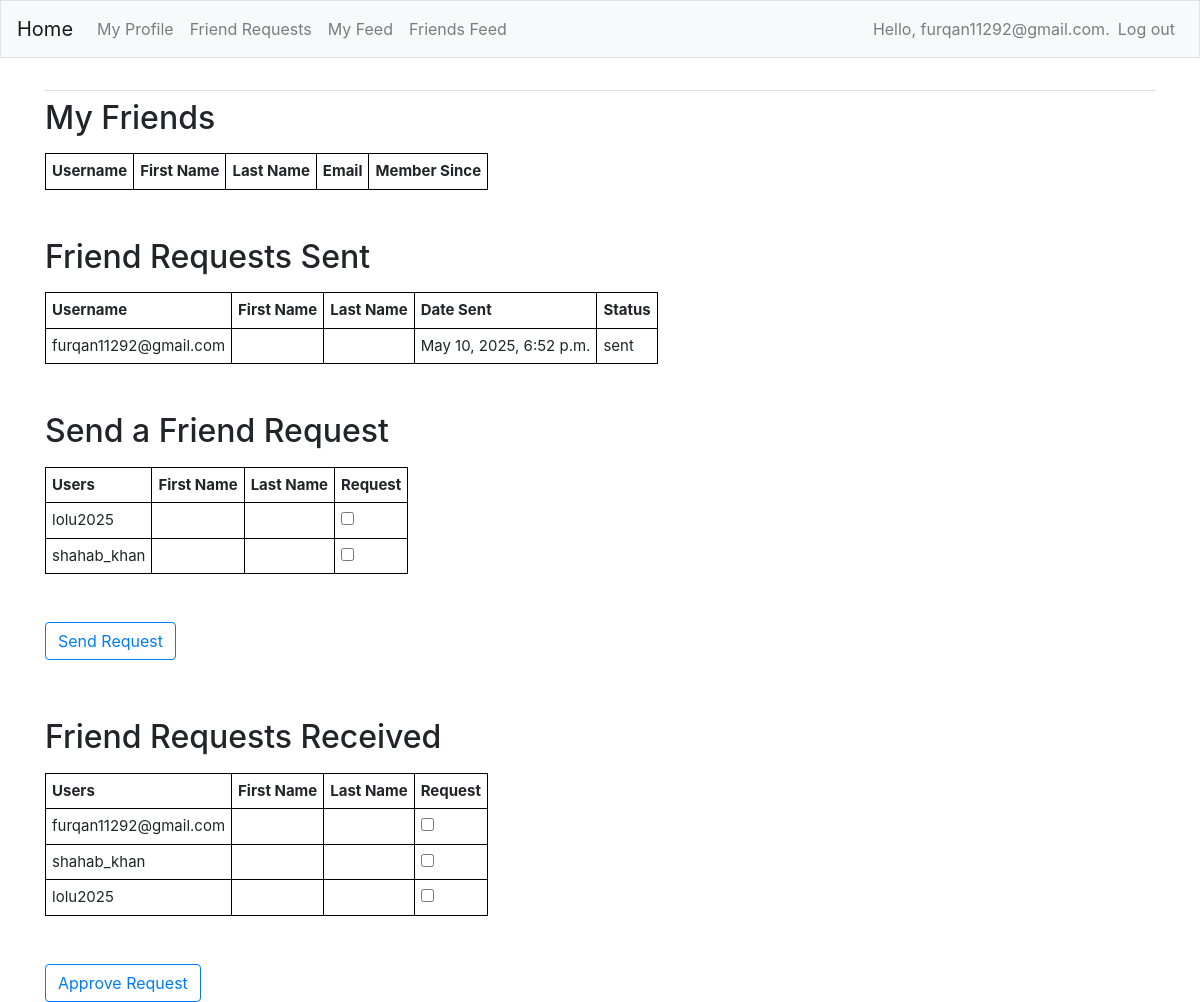
Before: /friends/ (signed in) with the older database file.
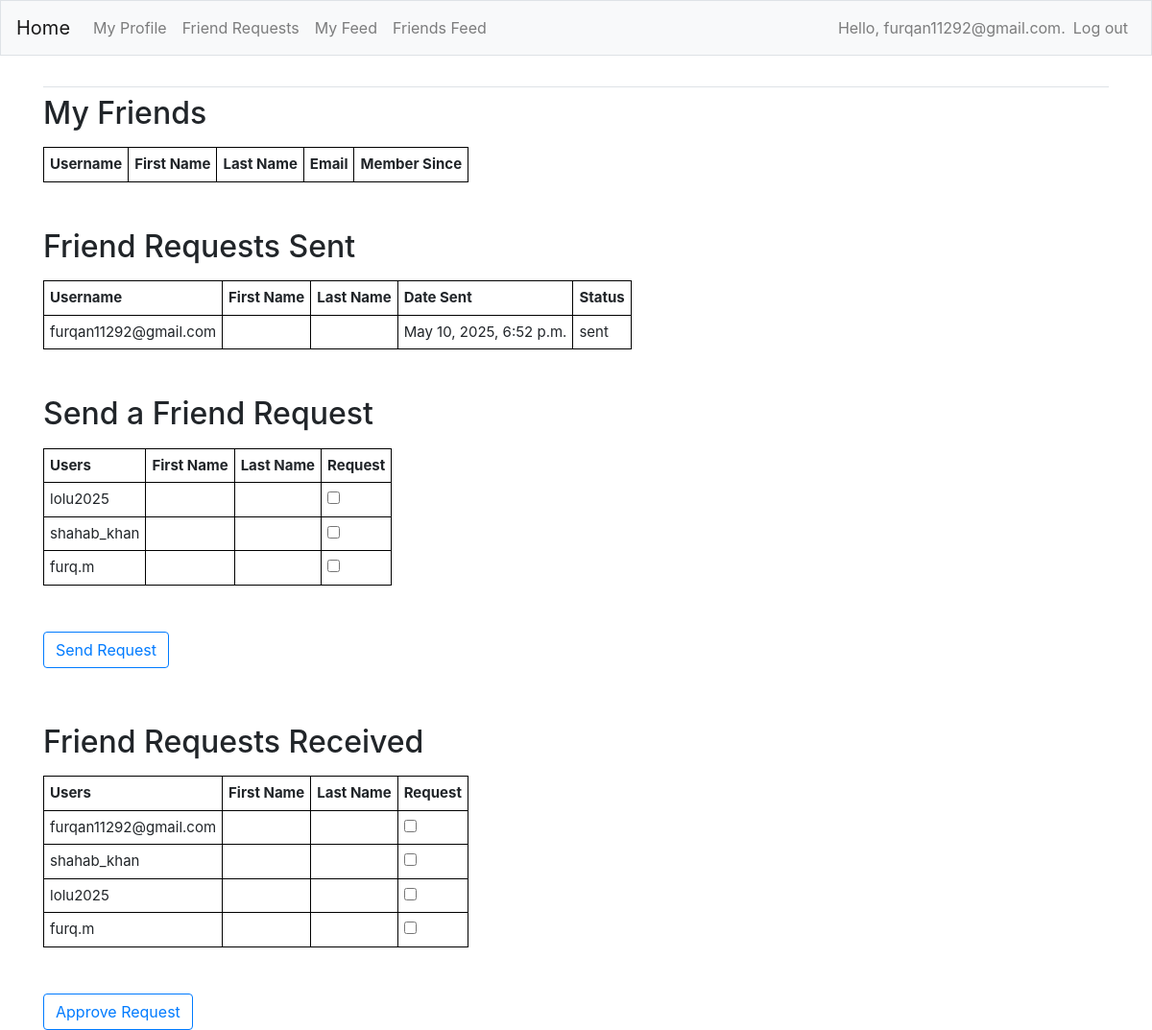
After: the same page with the newer database file.
### FeedApp/models.py (models this page shows)
class Relationship(models.Model):
    sender = models.ForeignKey(Profile, on_delete=models.CASCADE, related_name='sender')
    receiver = models.ForeignKey(Profile, on_delete=models.CASCADE, related_name='receiver')
    status = models.CharField(max_length=8, choices=STATUS_CHOICES, default='sent')
    created = models.DateTimeField(auto_now=True)
    updated = models.DateTimeField(auto_now_add=True)

class Profile(models.Model):
    first_name = models.CharField(max_length=200, blank=True)
    last_name = models.CharField(max_length=200, blank=True)
    email = models.EmailField(max_length=300, blank=True)
    dob = models.DateField(null=True, blank=True)
    bio = models.TextField(blank=True)
    user = models.OneToOneField(User, on_delete=models.CASCADE)
    friends = models.ManyToManyField(User, blank=True, related_name='friends')
    created = models.DateTimeField(auto_now=True)
    updated = models.DateTimeField(auto_now_add=True)
    def __str__(self):
        return str(self.user.username)

### FeedApp/views.py (the view, shortened to what this page needs)
# urls.py: path('friends/', views.friends, name='friends'),
@login_required
def friends(request):
    user_profile = Profile.objects.get(user=request.user)
    admin_profile = Profile.objects.get(user_id=1)
    user_friends = user_profile.friends.all()
    user_friends_profiles = Profile.objects.filter(user__in=user_friends)
    user_relationships = Relationship.objects.filter(sender=user_profile)
    request_sent_profiles = user_relationships.values('receiver')
    all_profiles = Profile.objects.exclude(user=request.user)\
                                  .exclude(id__in=user_friends_profiles)\
                                  .exclude(id__in=request_sent_profiles)
    request_received_profiles = Relationship.objects.filter(receiver=user_profile, status='sent')
    action = request.POST.get('action')
    if not user_relationships.exists():
        Relationship.objects.create(sender=user_profile, receiver=admin_profile, status='sent')
    context = {
        'user_friends_profiles': user_friends_profiles,
        'user_relationships': user_relationships,
        'all_profiles': all_profiles,
        'request_received_profiles': request_received_profiles
    }
    return render(request, 'FeedApp/friends.html', context)

### FeedApp/templates/FeedApp/friends.html (shortened to what this page needs)
{% extends "FeedApp/base.html" %}
{% load bootstrap4 %}
{% block content %}
<h2><p>My Friends</p></h2>
<table>
    <tr>
        <th>Username</th>
        <th>First Name</th>
        <th>Last Name</th>
        <th>Email</th>
        <th>Member Since</th>
    </tr>
</table>
<br><br>
<h2><p>Friend Requests Sent</p></h2>
<table>
    <tr>
        <th>Username</th>
        <th>First Name</th>
        <th>Last Name</th>
        <th>Date Sent</th>
        <th>Status</th>
    </tr>
    {% for r in user_relationships %}
    <tr>
        <td>{{ r.receiver }}</td>
        <td>{{ r.receiver.first_name }}</td>
        <td>{{ r.receiver.last_name }}</td>
        <td>{{ r.created }}</td>
        <td>{{ r.status }}</td>
    </tr>
    {% endfor %}
</table>
<br><br>
<h2><p>Send a Friend Request</p></h2>
<form action="{% url 'FeedApp:friends' %}" method='post'>
    <table>
        <tr>
            <th>Users</th>
            <th>First Name</th>
            <th>Last Name</th>
            <th>Request</th>
        </tr>
        {% for profile in all_profiles %}
        <tr>
            <td>{{ profile }}</td>
            <td>{{ profile.first_name }}</td>
            <td>{{ profile.last_name }}</td>
            <td><input type="checkbox" name="send_requests" value="{{ profile.id }}"></td>
        </tr>
        {% endfor %}
    </table>
    <br><br>
    <button name="action" value="send" class="btn btn-outline-primary" style="float: left;">Send Request</button>
</form>
<br><br><br><br>
<h2><p>Friend Requests Received</p></h2>
<form action="{% url 'FeedApp:friends' %}" method='post'>
    <table>
        <tr>
            <th>Users</th>
            <th>First Name</th>
            <th>Last Name</th>
            <th>Request</th>
        </tr>
        {% for rr in request_received_profiles %}
        <tr>
            <td>{{ rr.sender }}</td>
            <td>{{ rr.sender.first_name }}</td>
            <td>{{ rr.sender.last_name }}</td>
            <td><input type="checkbox" name="receive_requests" value="{{ rr.id }}"></td>
        </tr>
        {% endfor %}
    </table>
    <br><br>
    <button name="action" value="approve" class="btn btn-outline-primary" style="float: left;">Approve Request</button>
</form>
{% endblock content %}

Changed rows visible on the page:
added Profile: user.username "furq.m"
added Relationship: sender "furq.m", shown under "Friend Requests Received"
